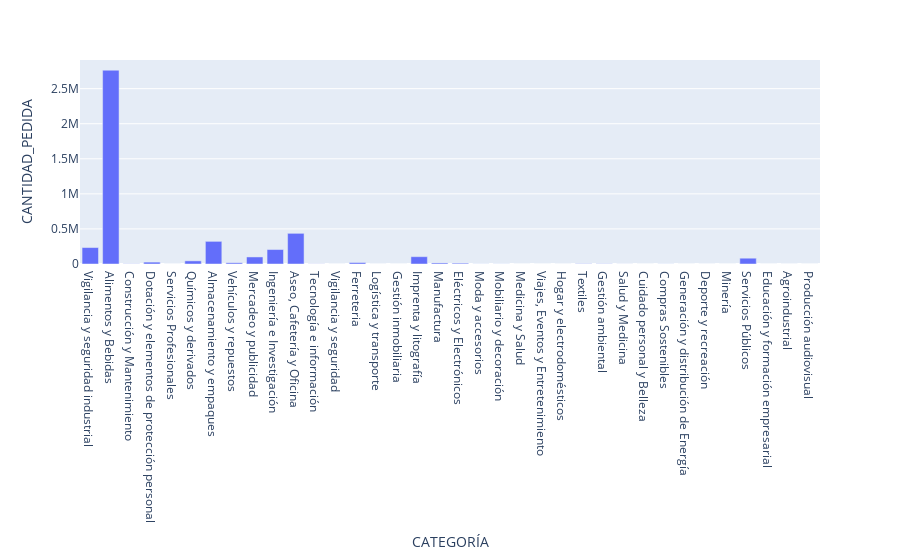

Notebook cell for this chart:
### Code cell
px.bar(df_CAT, y='CANTIDAD_PEDIDA')

### Figure 1 — Plotly figure (JSON) as saved in the notebook; plotly's stock layout.template omitted (floating-point values rounded to 4 significant figures)
{"data": [{"alignmentgroup": "True", "hovertemplate": "CATEGORÍA=%{x}<br>CANTIDAD_PEDIDA=%{y}<extra></extra>", "legendgroup": "", "marker": {"color": "#636efa", "pattern": {"shape": ""}}, "name": "", "offsetgroup": "", "orientation": "v", "showlegend": false, "textposition": "auto", "type": "bar", "x": ["Vigilancia y seguridad industrial", "Alimentos y Bebidas", "Construcción y Mantenimiento", "Dotación y elementos de protección personal", "Servicios Profesionales", "Químicos y derivados", "Almacenamiento y empaques", "Vehículos y repuestos", "Mercadeo y publicidad", "Ingeniería e Investigación", "Aseo, Cafetería y Oficina", "Tecnología e información", "Vigilancia y seguridad", "Ferreteria", "Logística y transporte", "Gestión inmobiliaria", "Imprenta y litografía", "Manufactura", "Eléctricos y Electrónicos", "Moda y accesorios", "Mobiliario y decoración", "Medicina y Salud", "Viajes, Eventos y Entretenimiento", "Hogar y electrodomésticos", "Textiles", "Gestión ambiental", "Salud y Medicina", "Cuidado personal y Belleza", "Compras Sostenibles", "Generación y distribución de Energía", "Deporte y recreación", "Minería", "Servicios Públicos", "Educación y formación empresarial", "Agroindustrial", "Producción audiovisual"], "xaxis": "x", "y": [234476, 2763000.0, 2502, 27001, 298.5, 44670.0, 323000.0, 17334, 100534, 206195, 437284, 1567, 149, 20672, 353, 11, 104419, 15020, 11760, 1050, 927, 30, 58, 276, 3570, 2912, 627, 66, 975, 5, 146, 7, 82682, 2, 256, 4], "yaxis": "y"}], "layout": {"barmode": "relative", "legend": {"tracegroupgap": 0}, "margin": {"t": 60}, "xaxis": {"anchor": "y", "domain": [0, 1], "title": {"text": "CATEGORÍA"}}, "yaxis": {"anchor": "x", "domain": [0, 1], "title": {"text": "CANTIDAD_PEDIDA"}}}}
